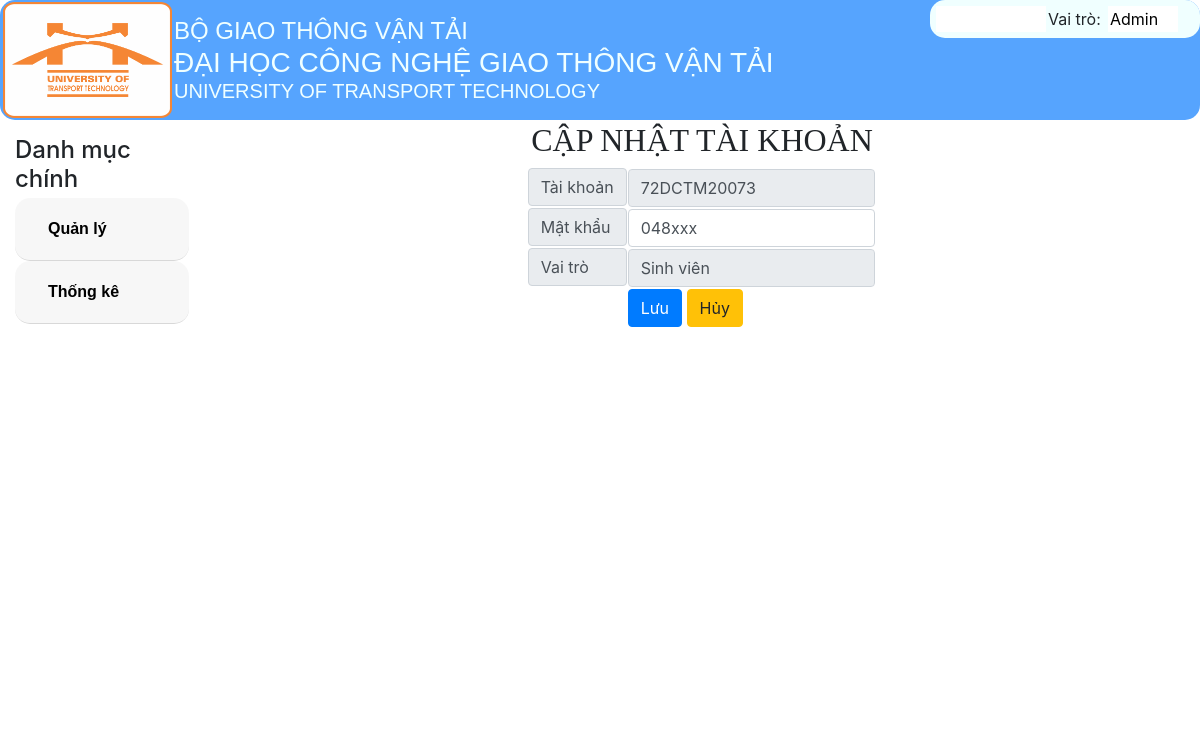
The app's page /DanhSachTaiKhoan/Sua/72DCTM20073 with its own data.
### tables this page shows
CREATE TABLE `taikhoan` (
  `taikhoan` varchar(30) NOT NULL,
  `matkhau` varchar(30) NOT NULL,
  `vaitro` varchar(30) NOT NULL
);

### MVC/Core/controller.php (called while the page is built, shortened)
<?php
class Controller
{
    public function mode($mode){
        return new $mode;
    }
    function view($view, $data= []){
        include_once './MVC/Views/'.$view.'.php';
    }
}

### MVC/Controllers/DanhSachTaiKhoan.php (called while the page is built, shortened)
<?php
class DanhSachTaiKhoan extends Controller
{
    protected $taikhoan;
    function __construct()
    {
        $this->taikhoan = $this->mode('TaiKhoan');
    }
    function Sua($taikhoan)
    {
        $this->view('MasterLayoutAD', [
            'page' => 'Taikhoan_sua', 'dulieu' => $this->taikhoan->taikhoan_find($taikhoan, '', 'Sinh viên'),
        ]);
    }
}

### MVC/Core/app.php (called while the page is built, shortened)
<?php
class app
{
    protected $action = 'Get_data';
    function __construct()
    {
        $arr = $this->ProcessURL();
        if($arr!=null){
            if(file_exists("./MVC/Controllers/".$arr[0].".php")){
                $this->controller=$arr[0];
                unset($arr[0]);
            }
        }
        $this->controller=new $this->controller;
        if(isset($arr[1])){
            if(method_exists($this->controller,$arr[1])){
                $this->action=$arr[1];
            }
            unset($arr[1]);
        }
        $this->params=$arr?array_values($arr):[];
        call_user_func_array([$this->controller,$this->action],$this->params);
    }
    function ProcessURL(){
        if(isset($_GET['url'])){
            return explode("/",filter_var(trim($_GET['url']),FILTER_DEFAULT));
        }
    }
}
?>

### index.php (called while the page is built, shortened)
<?php
$myapp = new app();
?>

### MVC/Core/connectDB.php (called while the page is built, shortened)
<?php
class connectDB{
    protected $servername="localhost";
    protected $username="root";
    protected $password="";
    protected $dbname="btl_quanlydiem";
    function __construct(){
        $this->con=mysqli_connect($this->servername,$this->username,$this->password,$this->dbname);
    }
}
?>

### MVC/Models/TaiKhoan.php (called while the page is built, shortened)
<?php
class TaiKhoan extends connectDB
{
    function taikhoan_find($taikhoan, $matkhau, $vaitro)
    {
        $sql_taikhoan_find = "SELECT * FROM taikhoan where taikhoan like '%$taikhoan%' and matkhau like '%$matkhau%' and vaitro like '%$vaitro%'";
        return mysqli_query($this->con, $sql_taikhoan_find);
    }
}

### MVC/Views/Pages/Taikhoan_sua.php (the view, shortened to what this page needs)
<!DOCTYPE html>
<html lang="en">
<head>
    <link rel="stylesheet" href="Public/Css/style.css">
    <link rel="stylesheet" href="Public/Css/css_bootstrap.min.css">
</head>
<body>
    <form action="http://localhost/BTL_QuanLyDiem/DanhSachTaiKhoan/Sua_taikhoan" method="post">
        <?php
        if (isset($data['dulieu'])) {
            $row = mysqli_fetch_assoc($data['dulieu']);
        ?>
            <table cellspacing="20" align="center" style="width: 35%;">
                <div class="input-group">
                    <tr>
                        <td colspan="2" style="text-align: center;">
                            <h2 style="font-family: 'Times New Roman', Times, serif;">CẬP NHẬT TÀI KHOẢN</h2>
                        </td>
                    </tr>
                    <tr>
                        <td class="input-group-text">Tài khoản</td>
                        <td>
                            <input class="form-control" type="text" name="txtTaikhoan" value="<?php echo $row['taikhoan']; ?>" readonly>
                        </td>
                    </tr>
                    <tr>
                        <td class="input-group-text">Mật khẩu</td>
                        <td>
                            <input class="form-control" type="text" name="txtMatkhau" placeholder="Mật khẩu" value="<?php echo $row['matkhau']; ?>">
                        </td>
                    </tr>
                    <tr>
                        <td class="input-group-text">Vai trò</td>
                        <td>
                            <input class="form-control" type="text" name="txtVaitro" value="<?php echo $row['vaitro']; ?>" readonly>
                        </td>
                    </tr>
                    <tr>
                        <td></td>
                        <td>
                            <input class="btn btn-primary" type="submit" name="btnLuu" value="Lưu">
                            <input class="btn btn-warning" type="submit" name="btnHuy" value="Hủy">
                        </td>
                    </tr>
                </div>
            </table>
    </form>
<?php
        }
?>
</body>
</html>

### records on screen
taikhoan: txtTaikhoan "72DCTM20073", txtMatkhau "048xxx", txtVaitro "Sinh viên"
